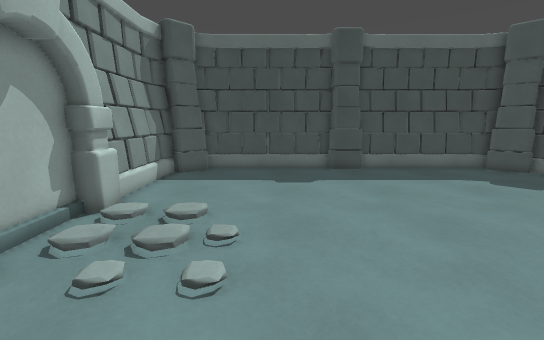
view 1 (above)

12 first-person views from a walk through a Godot game level. The camera is 1.4 m above the floor, tilts 10° down and sees 90° across. The floor is counted in squares, 0.5 m on a side. Each view is taken from the middle of a square. On the plan, view 1 faces up. The plan holds only what a view shows up to about 19 squares ahead; the rest is blank. The place goes on beyond the plan. Characters and animated objects are left out.

view 2
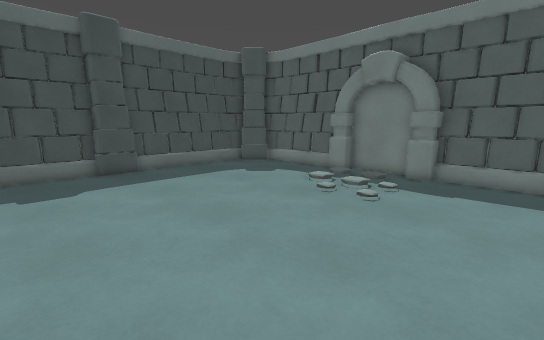

view 3
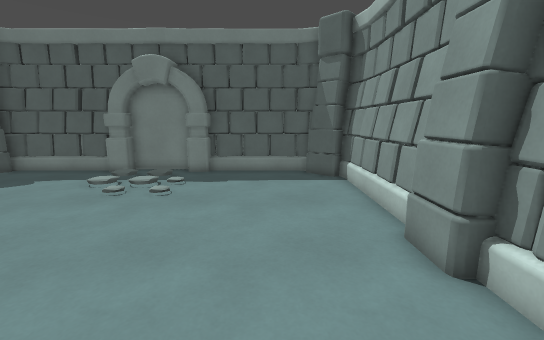

view 4
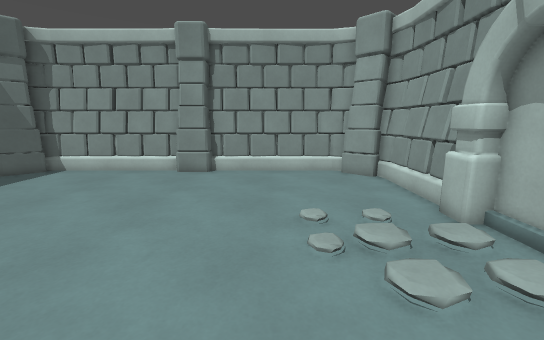

view 5
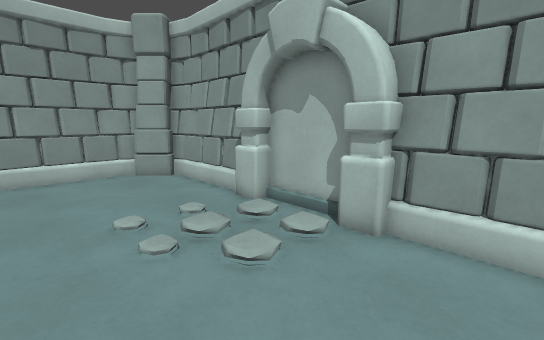

view 6
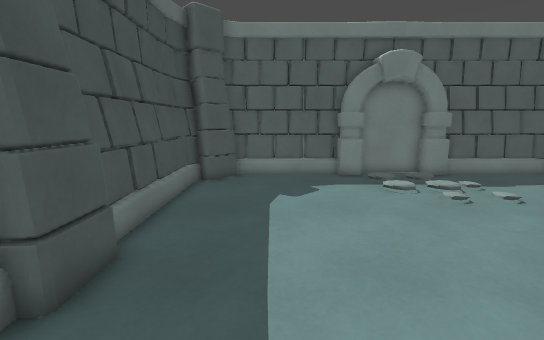

view 7
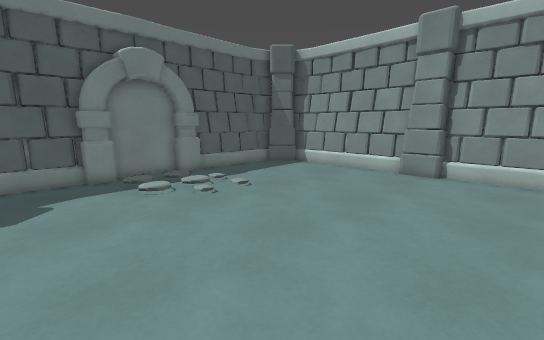

view 8
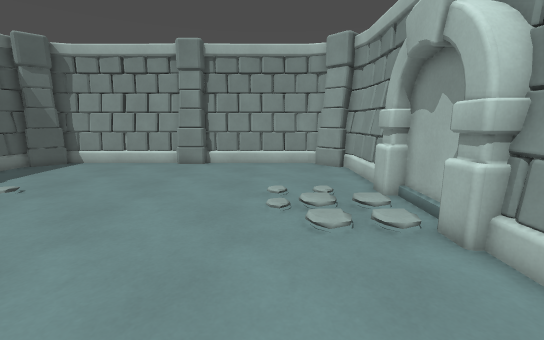

view 9
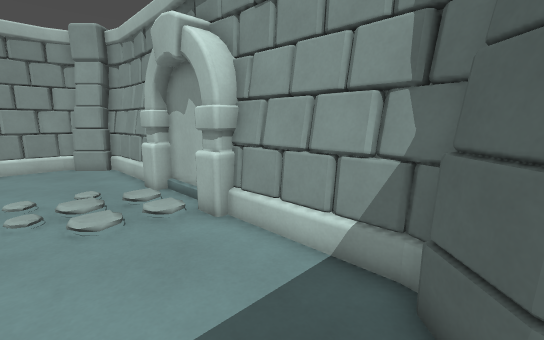

view 10
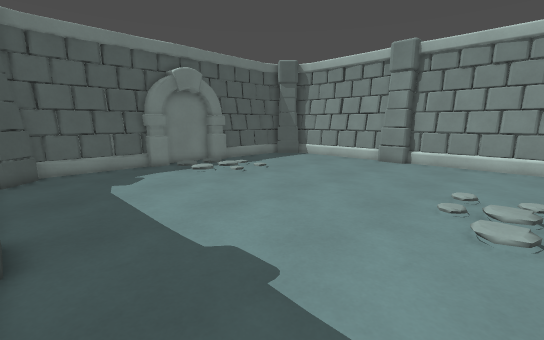

view 11
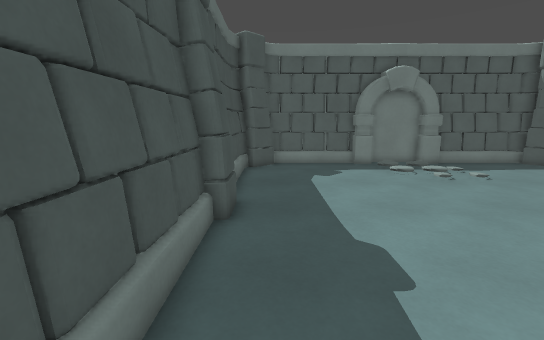

view 12
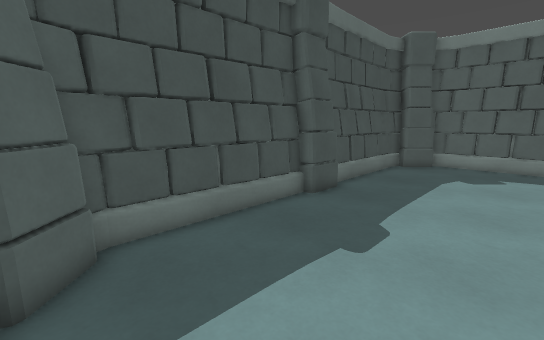

### Floor plan
Key: @ floor where view 1 was taken; # wall or solid block; . main floor; : floor 0.25 m higher than the main floor; / step, stairs or slope; B block.
Columns run from 7 left of view 1 to 15 right of it. Each row starts with its distance up from view 1.
 17    ###################
 16  ###.......##.......###
 15  ##..................##
 14  #....................#
 13  #....................#
 12  #....................#
 11  #....................#
 10 ##....................#
  9  ##..................##
  8 B##///...........././##
  7  B.//.............///.B
  6  B:///............:./.B
  5  ##................./##
  4  ##..................##
  3  #....................#
  2  #....................#
  1  #....................#
  0  #.....@..............#
 -1  #....................#
 -2  ##..................##
 -3  ###.......##.......###
 -4    ###################

Positions as (right, up) in squares from view 1, and headings:
1: (0, 0), facing up
2: (0, 0), facing up-right
3: (-1, 0), facing right
4: (0, 12), facing down
5: (1, 12), facing down-left
6: (0, 13), facing right
7: (0, 12), facing down-right
8: (-1, 15), facing down
9: (-1, 16), facing down-left
10: (-3, 16), facing down-right
11: (-4, 15), facing right
12: (-5, 10), facing up-right
